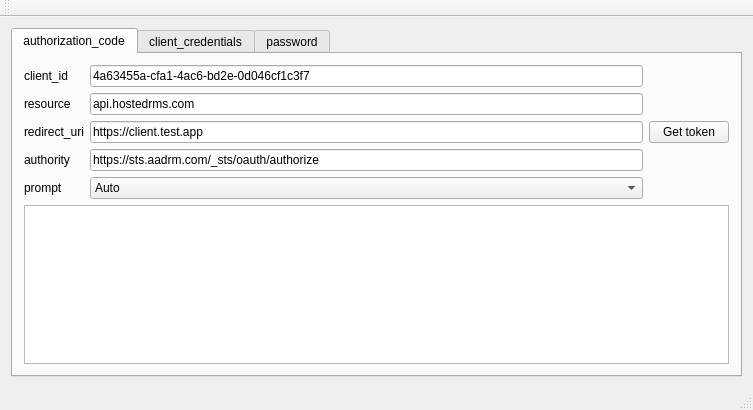
<?xml version="1.0" encoding="UTF-8"?>
<ui version="4.0">
 <class>MainWindow</class>
 <widget class="QMainWindow" name="MainWindow">
  <property name="geometry">
   <rect>
    <x>0</x>
    <y>0</y>
    <width>753</width>
    <height>410</height>
   </rect>
  </property>
  <property name="windowTitle">
   <string>RmsAuth Sample</string>
  </property>
  <widget class="QWidget" name="centralWidget">
   <layout class="QGridLayout" name="gridLayout">
    <item row="0" column="1">
     <widget class="QTabWidget" name="tabWidget">
      <property name="currentIndex">
       <number>0</number>
      </property>
      <widget class="QWidget" name="tab">
       <attribute name="title">
        <string>authorization_code</string>
       </attribute>
       <layout class="QVBoxLayout" name="verticalLayout_2">
        <item>
         <layout class="QHBoxLayout" name="horizontalLayout">
          <item>
           <layout class="QFormLayout" name="formLayout">
            <item row="0" column="0">
             <widget class="QLabel" name="label">
              <property name="text">
               <string>client_id</string>
              </property>
              <property name="buddy">
               <cstring>lineEdit_clientId_ac</cstring>
              </property>
             </widget>
            </item>
            <item row="0" column="1">
             <widget class="QLineEdit" name="lineEdit_clientId_ac">
              <property name="text">
               <string>4a63455a-cfa1-4ac6-bd2e-0d046cf1c3f7</string>
              </property>
             </widget>
            </item>
            <item row="1" column="0">
             <widget class="QLabel" name="label_2">
              <property name="text">
               <string>resource</string>
              </property>
              <property name="buddy">
               <cstring>lineEdit_clientId_ac</cstring>
              </property>
             </widget>
            </item>
            <item row="1" column="1">
             <widget class="QLineEdit" name="lineEdit_resource_ac">
              <property name="text">
               <string>api.hostedrms.com</string>
              </property>
             </widget>
            </item>
            <item row="2" column="0">
             <widget class="QLabel" name="label_3">
              <property name="text">
               <string>redirect_uri</string>
              </property>
              <property name="buddy">
               <cstring>lineEdit_clientId_ac</cstring>
              </property>
             </widget>
            </item>
            <item row="2" column="1">
             <widget class="QLineEdit" name="lineEdit_redirectUri_ac">
              <property name="text">
               <string>https://client.test.app</string>
              </property>
             </widget>
            </item>
            <item row="3" column="0">
             <widget class="QLabel" name="label_4">
              <property name="text">
               <string>authority</string>
              </property>
              <property name="buddy">
               <cstring>lineEdit_clientId_ac</cstring>
              </property>
             </widget>
            </item>
            <item row="3" column="1">
             <widget class="QLineEdit" name="lineEdit_authority_ac">
              <property name="text">
               <string>https://sts.aadrm.com/_sts/oauth/authorize</string>
              </property>
             </widget>
            </item>
            <item row="4" column="0">
             <widget class="QLabel" name="label_15">
              <property name="text">
               <string>prompt</string>
              </property>
              <property name="buddy">
               <cstring>lineEdit_clientId_ac</cstring>
              </property>
             </widget>
            </item>
            <item row="4" column="1">
             <widget class="QComboBox" name="comboBox_promptBehavior">
              <property name="currentText">
               <string>Auto</string>
              </property>
              <property name="currentIndex">
               <number>0</number>
              </property>
              <property name="maxVisibleItems">
               <number>3</number>
              </property>
              <property name="frame">
               <bool>true</bool>
              </property>
              <item>
               <property name="text">
                <string>Auto</string>
               </property>
              </item>
              <item>
               <property name="text">
                <string>Always</string>
               </property>
              </item>
              <item>
               <property name="text">
                <string>Never</string>
               </property>
              </item>
             </widget>
            </item>
           </layout>
          </item>
          <item>
           <layout class="QVBoxLayout" name="verticalLayout">
            <item>
             <widget class="QPushButton" name="pushButtonGetToken_ac">
              <property name="text">
               <string>Get token</string>
              </property>
             </widget>
            </item>
           </layout>
          </item>
         </layout>
        </item>
        <item>
         <widget class="QTextBrowser" name="textBrowser_ac"/>
        </item>
       </layout>
      </widget>
      <widget class="QWidget" name="tab_2">
       <attribute name="title">
        <string>client_credentials</string>
       </attribute>
       <layout class="QVBoxLayout" name="verticalLayout_3">
        <item>
         <layout class="QHBoxLayout" name="horizontalLayout_2">
          <item>
           <layout class="QFormLayout" name="formLayout_2">
            <item row="0" column="0">
             <widget class="QLabel" name="label_5">
              <property name="text">
               <string>client_id</string>
              </property>
              <property name="buddy">
               <cstring>lineEdit_clientId_ac</cstring>
              </property>
             </widget>
            </item>
            <item row="0" column="1">
             <widget class="QLineEdit" name="lineEdit_clientId_cc">
              <property name="text">
               <string>4e921ad9-69cb-4223-af1a-3a73620815e8</string>
              </property>
             </widget>
            </item>
            <item row="1" column="0">
             <widget class="QLabel" name="label_6">
              <property name="text">
               <string>resource</string>
              </property>
              <property name="buddy">
               <cstring>lineEdit_clientId_ac</cstring>
              </property>
             </widget>
            </item>
            <item row="1" column="1">
             <widget class="QLineEdit" name="lineEdit_resource_cc">
              <property name="text">
               <string>https://rms.joshgav.com</string>
              </property>
             </widget>
            </item>
            <item row="2" column="0">
             <widget class="QLabel" name="label_7">
              <property name="text">
               <string>redirect_uri</string>
              </property>
              <property name="buddy">
               <cstring>lineEdit_clientId_ac</cstring>
              </property>
             </widget>
            </item>
            <item row="2" column="1">
             <widget class="QLineEdit" name="lineEdit_redirectUri_cc">
              <property name="text">
               <string>https://rms.joshgav.com, https://localhost:8080/oauth2/token</string>
              </property>
             </widget>
            </item>
            <item row="3" column="0">
             <widget class="QLabel" name="label_8">
              <property name="text">
               <string>authority</string>
              </property>
              <property name="buddy">
               <cstring>lineEdit_clientId_ac</cstring>
              </property>
             </widget>
            </item>
            <item row="3" column="1">
             <widget class="QLineEdit" name="lineEdit_authority_cc">
              <property name="text">
               <string>https://login.microsoftonline.com/msopentechtest01.onmicrosoft.com/oauth2/token</string>
              </property>
             </widget>
            </item>
            <item row="4" column="0">
             <widget class="QLabel" name="label_16">
              <property name="text">
               <string>client_secret</string>
              </property>
              <property name="buddy">
               <cstring>lineEdit_clientId_ac</cstring>
              </property>
             </widget>
            </item>
            <item row="4" column="1">
             <widget class="QLineEdit" name="lineEdit_clientSecret">
              <property name="text">
               <string/>
              </property>
             </widget>
            </item>
           </layout>
          </item>
          <item>
           <widget class="QPushButton" name="pushButtonGetToken_cc">
            <property name="text">
             <string>Get token</string>
            </property>
           </widget>
          </item>
         </layout>
        </item>
        <item>
         <widget class="QTextBrowser" name="textBrowser_cc"/>
        </item>
       </layout>
      </widget>
      <widget class="QWidget" name="tab_3">
       <attribute name="title">
        <string>password</string>
       </attribute>
       <layout class="QVBoxLayout" name="verticalLayout_5">
        <item>
         <layout class="QHBoxLayout" name="horizontalLayout_3">
          <item>
           <layout class="QFormLayout" name="formLayout_3">
            <item row="0" column="0">
             <widget class="QLabel" name="label_9">
              <property name="text">
               <string>client_id</string>
              </property>
              <property name="buddy">
               <cstring>lineEdit_clientId_ac</cstring>
              </property>
             </widget>
            </item>
            <item row="0" column="1">
             <widget class="QLineEdit" name="lineEdit_clientId_pwd">
              <property name="text">
               <string>4a63455a-cfa1-4ac6-bd2e-0d046cf1c3f7</string>
              </property>
             </widget>
            </item>
            <item row="1" column="0">
             <widget class="QLabel" name="label_10">
              <property name="text">
               <string>resource</string>
              </property>
              <property name="buddy">
               <cstring>lineEdit_clientId_ac</cstring>
              </property>
             </widget>
            </item>
            <item row="1" column="1">
             <widget class="QLineEdit" name="lineEdit_resource_pwd">
              <property name="text">
               <string>https://outlook.office365.com</string>
              </property>
             </widget>
            </item>
            <item row="2" column="0">
             <widget class="QLabel" name="label_11">
              <property name="text">
               <string>redirect_uri</string>
              </property>
              <property name="buddy">
               <cstring>lineEdit_clientId_ac</cstring>
              </property>
             </widget>
            </item>
            <item row="2" column="1">
             <widget class="QLineEdit" name="lineEdit_redirectUri_pwd">
              <property name="text">
               <string>https://client.test.app</string>
              </property>
             </widget>
            </item>
            <item row="3" column="0">
             <widget class="QLabel" name="label_12">
              <property name="text">
               <string>authority</string>
              </property>
              <property name="buddy">
               <cstring>lineEdit_clientId_ac</cstring>
              </property>
             </widget>
            </item>
            <item row="3" column="1">
             <widget class="QLineEdit" name="lineEdit_authority_pwd">
              <property name="text">
               <string>https://login.microsoftonline.com/common/oauth2/token</string>
              </property>
             </widget>
            </item>
            <item row="4" column="0">
             <widget class="QLabel" name="label_14">
              <property name="text">
               <string>user_name</string>
              </property>
              <property name="buddy">
               <cstring>lineEdit_clientId_ac</cstring>
              </property>
             </widget>
            </item>
            <item row="4" column="1">
             <widget class="QLineEdit" name="lineEdit_userName">
              <property name="text">
               <string/>
              </property>
             </widget>
            </item>
            <item row="5" column="0">
             <widget class="QLabel" name="label_13">
              <property name="text">
               <string>password</string>
              </property>
              <property name="buddy">
               <cstring>lineEdit_clientId_ac</cstring>
              </property>
             </widget>
            </item>
            <item row="5" column="1">
             <widget class="QLineEdit" name="lineEdit_password">
              <property name="text">
               <string/>
              </property>
             </widget>
            </item>
           </layout>
          </item>
          <item>
           <widget class="QPushButton" name="pushButtonGetToken_pwd">
            <property name="text">
             <string>Get token</string>
            </property>
           </widget>
          </item>
         </layout>
        </item>
        <item>
         <widget class="QTextBrowser" name="textBrowser_pwd"/>
        </item>
       </layout>
      </widget>
     </widget>
    </item>
   </layout>
  </widget>
  <widget class="QToolBar" name="mainToolBar">
   <attribute name="toolBarArea">
    <enum>TopToolBarArea</enum>
   </attribute>
   <attribute name="toolBarBreak">
    <bool>false</bool>
   </attribute>
  </widget>
  <widget class="QStatusBar" name="statusBar"/>
 </widget>
 <layoutdefault spacing="6" margin="11"/>
 <resources/>
 <connections/>
</ui>
